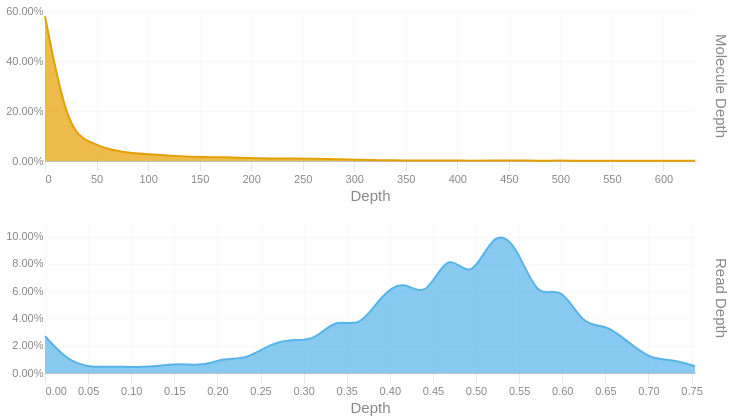

The notebook cell this image was saved under:
### Code cell
readdep = depth_hist(tb['Read Depth'], q99, 3)
readdep = readdep.with_columns(pl.lit('Read Depth').alias('Metric'))
if not SKIPLR:
    moldep = depth_hist(tb['Molecule Depth'], mol_q99, 1)
    moldep = moldep.with_columns(pl.lit('Molecule Depth').alias('Metric'))
    _hist = pl.concat([readdep, moldep])
    _hist = _hist.filter(pl.col('Proportion') != 0)
    with SafeRender(_hist):
        (
            alt.Chart(_hist)        
            .mark_area(interpolate = "basis")
            .encode(
                x=alt.X('Bin:Q').scale(domainMin=0).axis(alt.Axis(title='Depth')),
                y = alt.Y('Proportion:Q', title = None).axis(format = '.2%'),
                color = alt.Color('Metric:N').legend(None),
                row = alt.Row("Metric:N").header(title = None, labelOrient = 'right'),
                tooltip = [
                    alt.Tooltip("Metric:N", title = "Metric"),
                    alt.Tooltip('Interval:N', title = "Depth Interval"),
                    alt.Tooltip('Proportion:Q', title = "% Alignments").format('.2%')
                ]
            )
            .resolve_scale(x='independent', y='independent')
            .properties(
                height = 150, width = 650,
                usermeta={'embedOptions': {'downloadFileName': f'{samplename}.depth.hist'}}
            )
        ).display()
else:
    readdep = readdep.filter(pl.col('Proportion') != 0)
    with SafeRender(readdep):
        (
            alt.Chart(readdep)        
            .mark_area(interpolate = "basis")
            .encode(
                x=alt.X('Bin:Q').scale(domainMin=0).axis(alt.Axis(title='Depth')),
                y = alt.Y('Proportion:Q', title = None).axis(format = '.2%'),
                tooltip = [
                    alt.Tooltip('Interval:N', title = "Depth Interval"),
                    alt.Tooltip('Proportion:Q', title = "% Alignments").format('.2%')
                ]
            )
            .properties(
                usermeta={'embedOptions': {'downloadFileName': f'{samplename}.depth.hist'}}
            )
        ).display()

### Figure 1 — Vega-Lite specification as saved in the notebook (floating-point values rounded to 4 significant figures)
{"width": 650, "height": 150, "config": {"title": {"anchor": "start", "dy": -15, "fontSize": 18, "color": "#888888", "subtitleColor": "#888888", "subtitleFontSize": 14}, "arc": {"fill": "#0072B2"}, "axis": {"domainColor": "#888888", "domainWidth": 0.5, "gridWidth": 0.2, "grid": false, "titleFontWeight": 400, "titleFontSize": 15, "labelFontSize": 11, "labelColor": "#888888", "tickColor": "#888888", "tickWidth": 0.2, "titleColor": "#888888"}, "axisBand": {"grid": false}, "axisX": {"grid": true, "tickSize": 10, "domainCap": "round"}, "axisY": {"domain": false, "grid": true, "tickSize": 0, "domainCap": "round"}, "background": "transparent", "header": {"labelFontSize": 15, "labelColor": "#888888", "titleFontSize": 15, "titleFontWeight": 600, "titleColor": "#888888"}, "legend": {"labelFont": "sans-serif", "labelFontSize": 12, "labelColor": "#888888", "symbolSize": 100, "symbolType": "circle", "titleFontSize": 12, "titlePadding": 10, "titleColor": "#888888", "title": null}, "range": {"category": ["#E69F00", "#56B4E9", "#009E73", "#F0E442", "#0072B2", "#D55E00", "#CC79A7", "#000000"], "diverging": ["#cfe8f3", "#a2d4ec", "#73bfe2", "#46abdb", "#1696d2", "#12719e"]}, "area": {"fill": "#0072B2", "fillOpacity": 0.7, "line": true, "strokeOpacity": 0.7}, "line": {"color": "#0072B2", "stroke": "#0072B2", "strokeWidth": 2}, "trail": {"color": "#0072B2", "stroke": "#0072B2", "strokeWidth": 0, "size": 1}, "point": {"filled": true, "fillOpacity": 1.0, "size": 95}, "text": {"color": "#888888", "fontSize": 11, "align": "right", "fontWeight": 400, "size": 11}, "bar": {"fill": "#0072B2", "stroke": null}, "view": {"stroke": null, "continuousWidth": 660, "continuousHeight": 400}}, "data": {"name": "data-d92cd3f24ec4b41abaa8cc73dc6522c4"}, "mark": {"type": "area", "interpolate": "basis"}, "encoding": {"color": {"field": "Metric", "legend": null, "type": "nominal"}, "row": {"field": "Metric", "header": {"title": null, "labelOrient": "right"}, "type": "nominal"}, "tooltip": [{"field": "Metric", "title": "Metric", "type": "nominal"}, {"field": "Interval", "title": "Depth Interval", "type": "nominal"}, {"field": "Proportion", "format": ".2%", "title": "% Alignments", "type": "quantitative"}], "x": {"axis": {"title": "Depth"}, "field": "Bin", "scale": {"domainMin": 0}, "type": "quantitative"}, "y": {"axis": {"format": ".2%"}, "field": "Proportion", "title": null, "type": "quantitative"}}, "resolve": {"scale": {"x": "independent", "y": "independent"}}, "usermeta": {"embedOptions": {"downloadFileName": "S6_Altamaha_3965.depth.hist"}}, "$schema": "https://vega.github.io/schema/vega-lite/v6.1.0.json", "datasets": {"data-d92cd3f24ec4b41abaa8cc73dc6522c4": [{"Bin": 0.0, "Interval": "0.0-0.026", "Proportion": 0.027, "Metric": "Read Depth"}, {"Bin": 0.026, "Interval": "0.026-0.052", "Proportion": 0.009, "Metric": "Read Depth"}, {"Bin": 0.052, "Interval": "0.052-0.078", "Proportion": 0.004, "Metric": "Read Depth"}, {"Bin": 0.078, "Interval": "0.078-0.104", "Proportion": 0.005, "Metric": "Read Depth"}, {"Bin": 0.104, "Interval": "0.104-0.13", "Proportion": 0.004, "Metric": "Read Depth"}, {"Bin": 0.13, "Interval": "0.13-0.156", "Proportion": 0.005, "Metric": "Read Depth"}, {"Bin": 0.156, "Interval": "0.156-0.182", "Proportion": 0.007, "Metric": "Read Depth"}, {"Bin": 0.182, "Interval": "0.182-0.208", "Proportion": 0.005, "Metric": "Read Depth"}, {"Bin": 0.208, "Interval": "0.208-0.234", "Proportion": 0.011, "Metric": "Read Depth"}, {"Bin": 0.234, "Interval": "0.234-0.26", "Proportion": 0.01, "Metric": "Read Depth"}, {"Bin": 0.26, "Interval": "0.26-0.286", "Proportion": 0.021, "Metric": "Read Depth"}, {"Bin": 0.286, "Interval": "0.286-0.312", "Proportion": 0.025, "Metric": "Read Depth"}, {"Bin": 0.312, "Interval": "0.312-0.338", "Proportion": 0.023, "Metric": "Read Depth"}, {"Bin": 0.338, "Interval": "0.338-0.364", "Proportion": 0.041, "Metric": "Read Depth"}, {"Bin": 0.364, "Interval": "0.364-0.39", "Proportion": 0.032, "Metric": "Read Depth"}, {"Bin": 0.39, "Interval": "0.39-0.416", "Proportion": 0.057, "Metric": "Read Depth"}, {"Bin": 0.416, "Interval": "0.416-0.442", "Proportion": 0.069, "Metric": "Read Depth"}, {"Bin": 0.442, "Interval": "0.442-0.468", "Proportion": 0.053, "Metric": "Read Depth"}, {"Bin": 0.468, "Interval": "0.468-0.494", "Proportion": 0.092, "Metric": "Read Depth"}, {"Bin": 0.494, "Interval": "0.494-0.52", "Proportion": 0.065, "Metric": "Read Depth"}, {"Bin": 0.52, "Interval": "0.52-0.546", "Proportion": 0.105, "Metric": "Read Depth"}, {"Bin": 0.546, "Interval": "0.546-0.572", "Proportion": 0.096, "Metric": "Read Depth"}, {"Bin": 0.572, "Interval": "0.572-0.598", "Proportion": 0.052, "Metric": "Read Depth"}, {"Bin": 0.598, "Interval": "0.598-0.624", "Proportion": 0.066, "Metric": "Read Depth"}, {"Bin": 0.624, "Interval": "0.624-0.65", "Proportion": 0.034, "Metric": "Read Depth"}, {"Bin": 0.65, "Interval": "0.65-0.676", "Proportion": 0.036, "Metric": "Read Depth"}, {"Bin": 0.676, "Interval": "0.676-0.702", "Proportion": 0.023, "Metric": "Read Depth"}, {"Bin": 0.702, "Interval": "0.702-0.728", "Proportion": 0.01, "Metric": "Read Depth"}, {"Bin": 0.728, "Interval": "0.728-0.754", "Proportion": 0.01, "Metric": "Read Depth"}, {"Bin": 0.754, "Interval": "0.754-0.78", "Proportion": 0.005, "Metric": "Read Depth"}, {"Bin": 0.0, "Interval": "0.0-21.7", "Proportion": 0.579, "Metric": "Molecule Depth"}, {"Bin": 21.7, "Interval": "21.7-43.5", "Proportion": 0.124, "Metric": "Molecule Depth"}, {"Bin": 43.5, "Interval": "43.5-65.2", "Proportion": 0.074, "Metric": "Molecule Depth"}, {"Bin": 65.2, "Interval": "65.2-87.0", "Proportion": 0.041, "Metric": "Molecule Depth"}, {"Bin": 87.0, "Interval": "87.0-108.7", "Proportion": 0.03, "Metric": "Molecule Depth"}, {"Bin": 108.7, "Interval": "108.7-130.5", "Proportion": 0.025, "Metric": "Molecule Depth"}, {"Bin": 130.5, "Interval": "130.5-152.2", "Proportion": 0.019, "Metric": "Molecule Depth"}, {"Bin": 152.2, "Interval": "152.2-174.0", "Proportion": 0.016, "Metric": "Molecule Depth"}, {"Bin": 174.0, "Interval": "174.0-195.7", "Proportion": 0.015, "Metric": "Molecule Depth"}, {"Bin": 195.7, "Interval": "195.7-217.4", "Proportion": 0.012, "Metric": "Molecule Depth"}, {"Bin": 217.4, "Interval": "217.4-239.2", "Proportion": 0.01, "Metric": "Molecule Depth"}, {"Bin": 239.2, "Interval": "239.2-260.9", "Proportion": 0.01, "Metric": "Molecule Depth"}, {"Bin": 260.9, "Interval": "260.9-282.7", "Proportion": 0.01, "Metric": "Molecule Depth"}, {"Bin": 282.7, "Interval": "282.7-304.4", "Proportion": 0.007, "Metric": "Molecule Depth"}, {"Bin": 304.4, "Interval": "304.4-326.2", "Proportion": 0.005, "Metric": "Molecule Depth"}, {"Bin": 326.2, "Interval": "326.2-347.9", "Proportion": 0.003, "Metric": "Molecule Depth"}, {"Bin": 347.9, "Interval": "347.9-369.7", "Proportion": 0.002, "Metric": "Molecule Depth"}, {"Bin": 369.7, "Interval": "369.7-391.4", "Proportion": 0.002, "Metric": "Molecule Depth"}, {"Bin": 391.4, "Interval": "391.4-413.2", "Proportion": 0.003, "Metric": "Molecule Depth"}, {"Bin": 413.2, "Interval": "413.2-434.9", "Proportion": 0.001, "Metric": "Molecule Depth"}, {"Bin": 434.9, "Interval": "434.9-456.6", "Proportion": 0.002, "Metric": "Molecule Depth"}, {"Bin": 456.6, "Interval": "456.6-478.4", "Proportion": 0.002, "Metric": "Molecule Depth"}, {"Bin": 478.4, "Interval": "478.4-500.1", "Proportion": 0.001, "Metric": "Molecule Depth"}, {"Bin": 500.1, "Interval": "500.1-521.9", "Proportion": 0.002, "Metric": "Molecule Depth"}, {"Bin": 521.9, "Interval": "521.9-543.6", "Proportion": 0.001, "Metric": "Molecule Depth"}, {"Bin": 543.6, "Interval": "543.6-565.4", "Proportion": 0.001, "Metric": "Molecule Depth"}, {"Bin": 565.4, "Interval": "565.4-587.1", "Proportion": 0.001, "Metric": "Molecule Depth"}, {"Bin": 587.1, "Interval": "587.1-608.9", "Proportion": 0.001, "Metric": "Molecule Depth"}, {"Bin": 608.9, "Interval": "608.9-630.6", "Proportion": 0.001, "Metric": "Molecule Depth"}, {"Bin": 630.6, "Interval": "630.6-652.35", "Proportion": 0.001, "Metric": "Molecule Depth"}]}}
